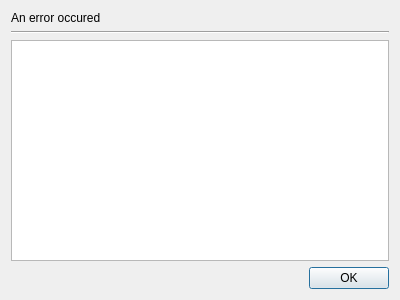
<?xml version="1.0" encoding="UTF-8"?>
<ui version="4.0">
 <class>ExceptionDialog</class>
 <widget class="QDialog" name="ExceptionDialog">
  <property name="geometry">
   <rect>
    <x>0</x>
    <y>0</y>
    <width>400</width>
    <height>300</height>
   </rect>
  </property>
  <property name="windowTitle">
   <string>Dialog</string>
  </property>
  <layout class="QVBoxLayout" name="verticalLayout">
   <item>
    <widget class="QLabel" name="exception_label">
     <property name="text">
      <string>An error occured</string>
     </property>
    </widget>
   </item>
   <item>
    <widget class="Line" name="line">
     <property name="orientation">
      <enum>Qt::Horizontal</enum>
     </property>
    </widget>
   </item>
   <item>
    <widget class="QTreeWidget" name="exception_tree">
     <property name="headerHidden">
      <bool>true</bool>
     </property>
     <column>
      <property name="text">
       <string notr="true">1</string>
      </property>
     </column>
    </widget>
   </item>
   <item>
    <widget class="QDialogButtonBox" name="buttonBox">
     <property name="orientation">
      <enum>Qt::Horizontal</enum>
     </property>
     <property name="standardButtons">
      <set>QDialogButtonBox::Ok</set>
     </property>
    </widget>
   </item>
  </layout>
 </widget>
 <resources/>
 <connections>
  <connection>
   <sender>buttonBox</sender>
   <signal>accepted()</signal>
   <receiver>ExceptionDialog</receiver>
   <slot>accept()</slot>
   <hints>
    <hint type="sourcelabel">
     <x>248</x>
     <y>254</y>
    </hint>
    <hint type="destinationlabel">
     <x>157</x>
     <y>274</y>
    </hint>
   </hints>
  </connection>
  <connection>
   <sender>buttonBox</sender>
   <signal>rejected()</signal>
   <receiver>ExceptionDialog</receiver>
   <slot>reject()</slot>
   <hints>
    <hint type="sourcelabel">
     <x>316</x>
     <y>260</y>
    </hint>
    <hint type="destinationlabel">
     <x>286</x>
     <y>274</y>
    </hint>
   </hints>
  </connection>
 </connections>
</ui>
